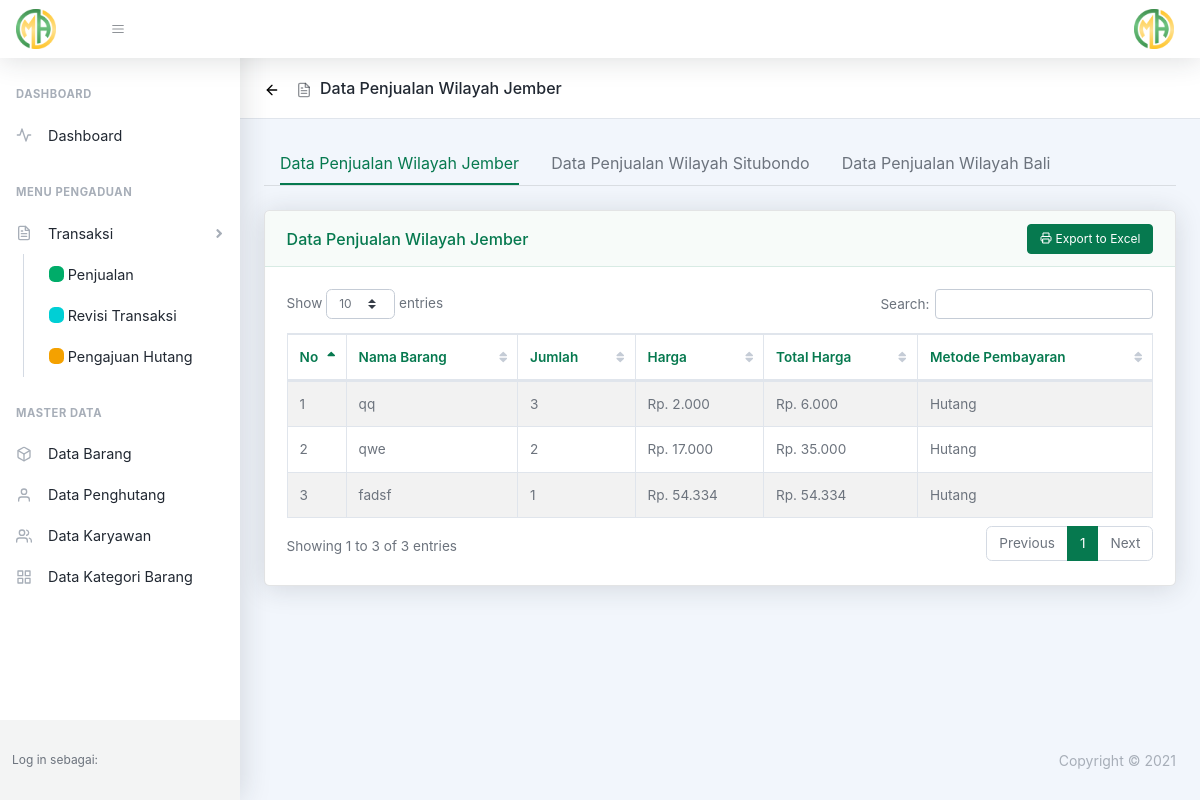
Before: /index.php/datapenjualan/jember with the older database file.
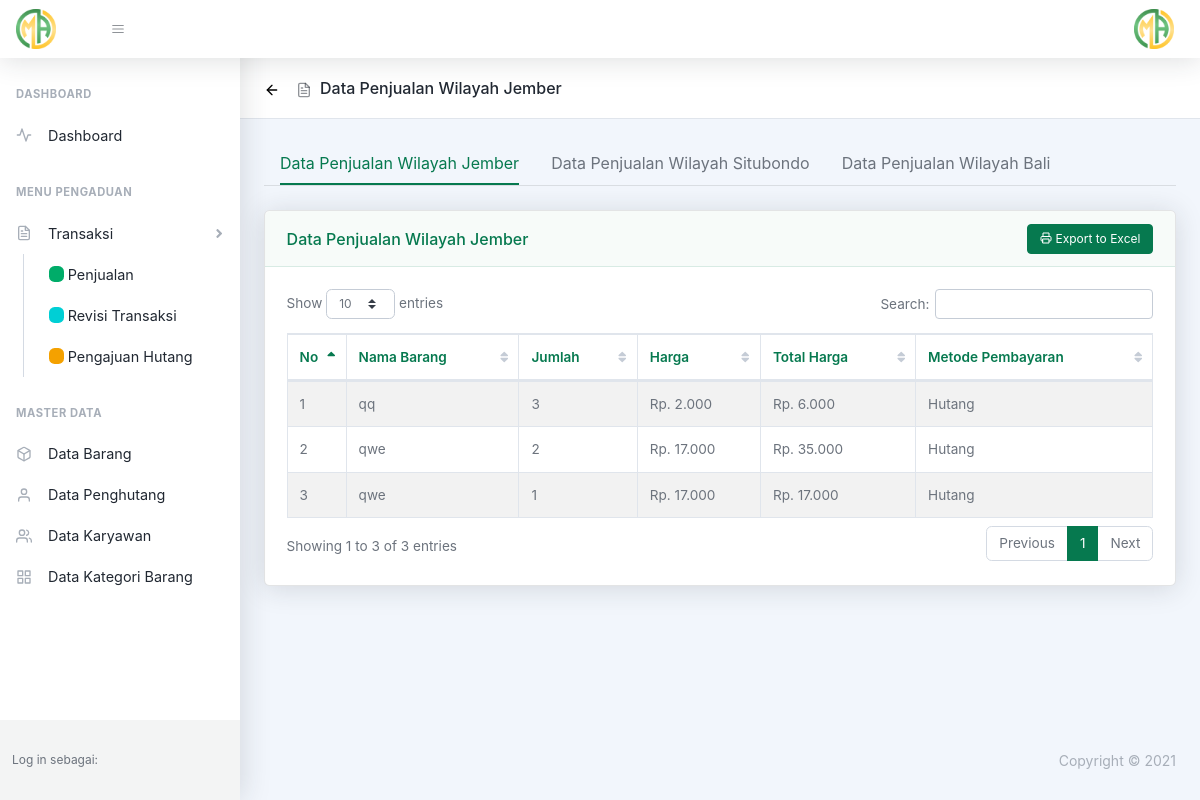
After: the same page with the newer database file.
### tables this page shows
CREATE TABLE `detail_penjualan` (
  `id_detail` int(11) NOT NULL,
  `id_penjualan` varchar(10) NOT NULL,
  `id_barang` varchar(6) NOT NULL,
  `qty` int(11) NOT NULL,
  `total_harga` int(11) NOT NULL,
  `catatan` text DEFAULT NULL,
  `created_at` datetime NOT NULL
);

CREATE TABLE `barang` (
  `id_barang` varchar(6) NOT NULL,
  `id_kategori` int(11) NOT NULL,
  `id_otlet` int(11) NOT NULL,
  `nama_barang` text NOT NULL,
  `stok` int(11) NOT NULL COMMENT 'per kg',
  `harga` int(11) NOT NULL,
  `created_at` datetime NOT NULL,
  `status_barang` enum('on','off') NOT NULL
);

### application/controllers/DataPenjualan.php (called while the page is built, shortened)
<?php
class DataPenjualan extends CI_Controller
{
    public function jember()
    {
        $data['jember'] = $this->db->join('detail_penjualan', 'detail_penjualan.id_penjualan = penjualan.id_penjualan')->join('barang', 'barang.id_barang = detail_penjualan.id_barang')->get_where('penjualan', ['penjualan.id_otlet' => '1'])->result_array();
        $this->load->view('DataPenjualan/jember', $data);
    }
}

### index.php (called while the page is built, shortened)
<?php
require_once BASEPATH.'core/CodeIgniter.php';

### application/views/DataPenjualan/jember.php (the view, shortened to what this page needs)
<!DOCTYPE html>
<html lang="en">
<?php $this->load->view("_partials/head.php") ?>
<?php $this->load->view("_partials/modal/tolak.php") ?>
<?php $this->load->view("_partials/modal/disposisi.php") ?>
<body class="nav-fixed">
    <?php $this->load->view("_partials/header.php") ?>
    <div id="layoutSidenav">
        <?php $this->load->view("_partials/sidebar.php") ?>
        <div id="layoutSidenav_content">
            <main>
                <header class="page-header page-header-compact page-header-light border-bottom bg-white mb-4">
                    <div class="container-fluid">
                        <div class="page-header-content">
                            <div class="row align-items-center justify-content-between pt-3">
                                <div class="col-auto mb-3">
                                    <h1 class="page-header-title">
                                        <div class="page-header-icon mt-2">
                                            <a href="javascript:history.go(-1)">
                                                <i data-feather="arrow-left" class="text-black mr-3"></i>
                                            </a>
                                            <i data-feather="file-text"></i>
                                        </div>
                                        Data Penjualan Wilayah Jember
                                    </h1>
                                </div>
                            </div>
                        </div>
                    </div>
                </header>
                <div class="container mt-4">
                    <nav class="nav nav-borders">
                        <a class="nav-link active" href="<?= base_url('DataPenjualan/jember') ?>">Data Penjualan Wilayah Jember</a>
                        <a class="nav-link " href="<?= base_url('DataPenjualan/situbondo') ?>">Data Penjualan Wilayah Situbondo</a>
                        <a class="nav-link " href="<?= base_url('DataPenjualan/bali') ?>">Data Penjualan Wilayah Bali</a>
                    </nav>
                    <hr class="mt-0 mb-4" />
                    <div class="card card-header-actions mx-auto mb-4">
                        <div class="card-header">Data Penjualan Wilayah Jember<div class="no-caret">
                                <a class="btn btn-sm btn-primary" href="onclick=" confirm_modal() data-toggle="modal" data-target="#modalExport">
                                    <i data-feather="printer"></i> Export to Excel
                                </a>
                            </div>
                        </div>
                        <div class="card-body">
                            <div class="datatable table-responsive">
                                <table class="table table-striped table-bordered table-hover" id="dataTable" width="100%" cellspacing="0">
                                    <thead>
                                        <tr>
                                            <th style="width: 20px;">No</th>
                                            <th>Nama Barang</th>
                                            <th>Jumlah</th>
                                            <th>Harga</th>
                                            <th>Total Harga</th>
                                            <th>Metode Pembayaran</th>
                                        </tr>
                                    </thead>
                                    <tbody>
                                        <?php $i = 1;
                                        foreach ($jember as $data) { ?>
                                            <tr>
                                                <td><?= $i; ?></td>
                                                <td><?= $data['nama_barang'] ?></td>
                                                <td><?= $data['qty'] ?></td>
                                                <td>Rp. <?= number_format($data['harga'], 0, ",", ".") ?></td>
                                                <td>Rp. <?= number_format($data['total_harga'], 0, ",", ".") ?></td>
                                                <td><?= $data['status'] == 1 ? 'Cash' : 'Hutang' ?></td>
                                            </tr>
                                        <?php $i++;
                                        } ?>
                                    </tbody>
                                </table>
                            </div>
                        </div>
            </main>
            <footer class="footer mt-auto footer-light">
                <?php $this->load->view('_partials/footer.php') ?>
            </footer>
        </div>
    </div>
</body>
</html>

### application/views/_partials/head.php (shortened to what this page needs)
<head>
    <link href="<?= base_url('css/styles.css') ?>" rel="stylesheet" />
    <link href="<?= base_url('css/selectize.css') ?>" rel="stylesheet" />
    <link href="<?= base_url('css/select2.css') ?>" rel="stylesheet" />
    <link href="https://cdn.datatables.net/1.10.20/css/dataTables.bootstrap4.min.css" rel="stylesheet" />
    <link href="https://cdn.jsdelivr.net/npm/daterangepicker/daterangepicker.css" rel="stylesheet" />
    <link rel="stylesheet" href="https://unpkg.com/leaflet@1.7.1/dist/leaflet.css" />
</head>

### application/views/_partials/header.php (shortened to what this page needs)
<nav class="topnav navbar navbar-expand shadow navbar-light bg-white" id="sidenavAccordion">
    <div class="logo d-none d-sm-block">
        <img class="img-logo mr-4" src="<?php echo base_url('assets/img/logo_aqila.png') ?>" style="width: 40px;" alt="Logo Kota Pasuruan">
    </div>
    <button class="btn btn-icon btn-transparent-dark order-1 order-lg-0 mr-lg-2" id="sidebarToggle" href="#">
        <i data-feather="menu"></i>
    </button>
    <ul class="navbar-nav align-items-center ml-auto">
        <li class="nav-item dropdown no-caret mr-2 dropdown-user">
            <a class="btn btn-icon btn-transparent-dark dropdown-toggle" id="navbarDropdownUserImage" href="javascript:void(0);" role="button" data-toggle="dropdown" aria-haspopup="true" aria-expanded="false">
                <img class="img-fluid" src="<?php echo base_url('assets/img/logo_aqila.png') ?>" style="width: 40px;" />
            </a>
        </li>
    </ul>
</nav>

### application/views/_partials/sidebar.php (shortened to what this page needs)
<div id="layoutSidenav_nav">
    <nav class="sidenav shadow-right sidenav-light">
        <div class="sidenav-menu">
            <div class="nav accordion" id="accordionSidenav">
                <div class="sidenav-menu-heading">Dashboard</div>
                <a class="nav-link" href="<?= base_url('Dashboard') ?>">
                    <div class="nav-link-icon"><i data-feather="activity"></i></div>
                    Dashboard
                </a>
                <div class="sidenav-menu-heading">Menu Pengaduan</div>
                <a class="nav-link collapsed" href="javascript:void(0);" data-toggle="collapse" data-target="#collapsePengaduan" aria-expanded="false" aria-controls="collapsePengaduan">
                    <div class="nav-link-icon"><i data-feather="file-text"></i></div>
                    Transaksi
                    <div class="sidenav-collapse-arrow"><i class="fas fa-angle-down"></i></div>
                </a>
                <div class="collapse show" id="collapsePengaduan" data-parent="#accordionSidenav">
                    <nav class="sidenav-menu-nested nav accordion" id="accordionSidenavPages">
                        <a class="nav-link" href="<?= base_url('DataPenjualan/jember') ?>">
                            <span class="badge badge-success mr-1">  </span>
                            Penjualan
                        </a>
                        <a class="nav-link" href="<?= base_url('RevisiTransaksi') ?>">
                            <span class="badge badge-cyan mr-1">  </span>
                            Revisi Transaksi
                        </a>
                        <a class="nav-link" href="<?= base_url('DataPenghutang/PengajuanHutang') ?>">
                            <span class="badge badge-warning mr-1">  </span>
                            Pengajuan Hutang
                        </a>
                    </nav>
                </div>
                <div class="sidenav-menu-heading">Master Data</div>
                <a class="nav-link" href="<?= base_url('DataBarang') ?>">
                    <div class="nav-link-icon"><i data-feather="box"></i></div>
                    Data Barang
                </a>
                <a class="nav-link" href="<?= base_url('DataPenghutang') ?>">
                    <div class="nav-link-icon"><i data-feather="user"></i></div>
                    Data Penghutang
                </a>
                <a class="nav-link" href="<?= base_url('Karyawan') ?>">
                    <div class="nav-link-icon"><i data-feather="users"></i></div>
                    Data Karyawan
                </a>
                <a class="nav-link" href="<?= base_url('DataKategori') ?>">
                    <div class="nav-link-icon"><i data-feather="grid"></i></div>
                    Data Kategori Barang
                </a>
            </div>
        </div>
        <div class="sidenav-footer">
            <div class="sidenav-footer-content">
                <div class="sidenav-footer-subtitle">Log in sebagai:</div>
            </div>
        </div>
    </nav>
</div>

### application/views/_partials/footer.php (shortened to what this page needs)
<div class="container-fluid">
    <div class="row">
        <div class="col-md-12 text-md-right small">Copyright &copy;
        </div>
    </div>
</div>

### application/views/_partials/head.php (style rules this page uses)
div { -webkit-user-select: none; -ms-user-select: none; -webkit-user-drag: none; -moz-user-select: none; }

Changed rows visible on the page:
removed detail_penjualan: id_barang.nama_barang "fadsf", qty "1", id_barang.harga "54.334", total_harga "54.334"
added detail_penjualan: id_barang.nama_barang "qwe", qty "1", id_barang.harga "17.000", total_harga "17.000"
